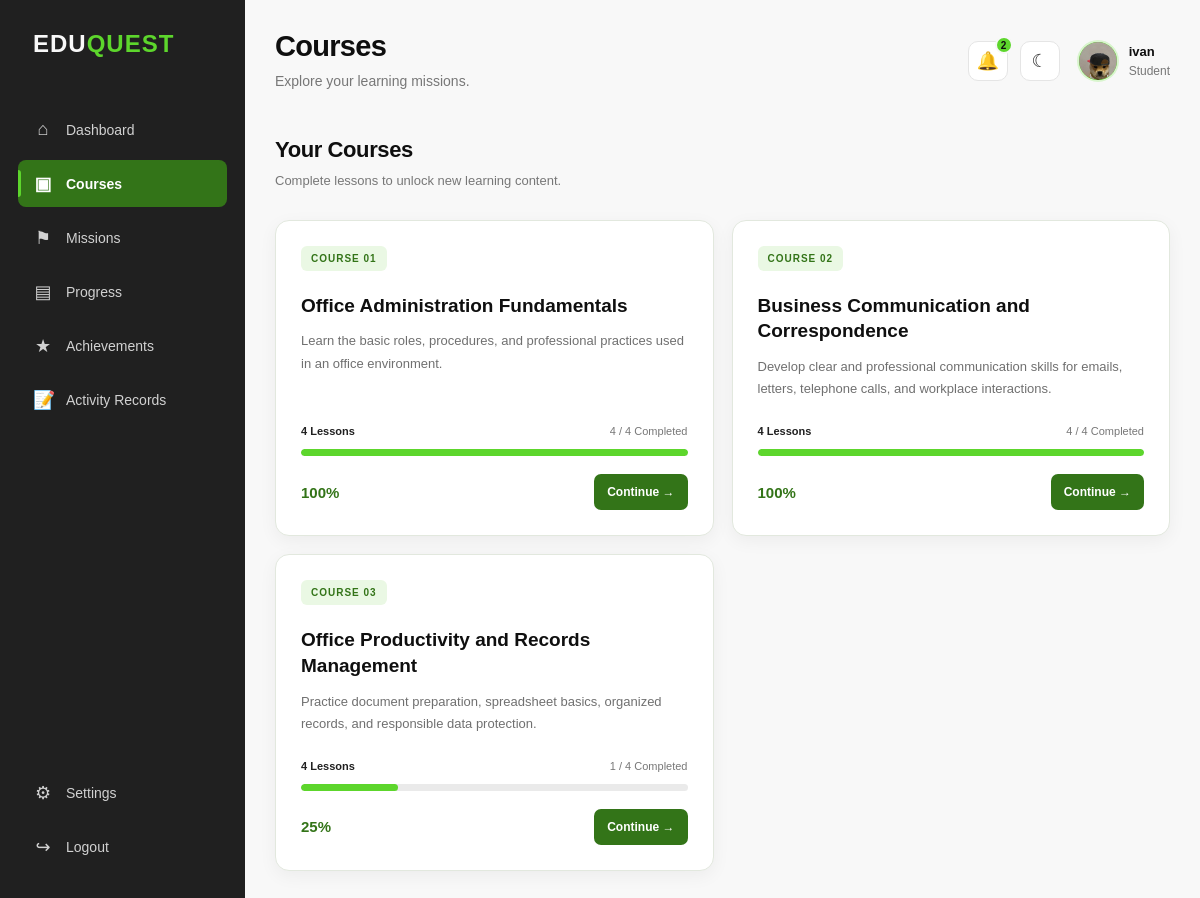
Page /EDUQUEST_FINAL/CoursePage.php (signed in) on the committed database.
### tables this page shows
CREATE TABLE `users` (
  `user_id` int(10) UNSIGNED NOT NULL,
  `full_name` varchar(150) NOT NULL,
  `username` varchar(60) NOT NULL,
  `email` varchar(190) NOT NULL,
  `password_hash` varchar(255) NOT NULL,
  `role` enum('admin','student') NOT NULL DEFAULT 'student',
  `account_status` enum('active','inactive','suspended') NOT NULL DEFAULT 'active',
  `profile_image` varchar(255) DEFAULT NULL,
  `created_at` timestamp NOT NULL DEFAULT current_timestamp(),
  `updated_at` timestamp NOT NULL DEFAULT current_timestamp() ON UPDATE current_timestamp(),
  `last_login` datetime DEFAULT NULL
);

CREATE TABLE `courses` (
  `course_id` int(10) UNSIGNED NOT NULL,
  `course_title` varchar(200) NOT NULL,
  `course_description` text DEFAULT NULL,
  `course_number` tinyint(3) UNSIGNED NOT NULL,
  `thumbnail` varchar(255) DEFAULT NULL,
  `is_locked` tinyint(1) NOT NULL DEFAULT 0,
  `status` enum('draft','published','archived') NOT NULL DEFAULT 'draft',
  `created_at` timestamp NOT NULL DEFAULT current_timestamp(),
  `updated_at` timestamp NOT NULL DEFAULT current_timestamp() ON UPDATE current_timestamp()
);

### EDUQUEST_FINAL/CoursePage.php (the view, shortened to what this page needs)
<?php
require_once __DIR__ . '/Admin_Portal/db_connect.php';
$conn->set_charset("utf8mb4");
function coursePageEscape($value): string {
    return htmlspecialchars((string) $value, ENT_QUOTES, 'UTF-8');
}
$user = null;
if (!empty($_SESSION['user_id'])) {
    $sessionUserId = (int) $_SESSION['user_id'];
    $stmt = $conn->prepare("
        SELECT user_id, full_name, username, email, profile_image, role
        FROM users
        WHERE user_id = ?
          AND role IN ('student', 'admin')
          AND account_status = 'active'
        LIMIT 1
    ");
    $stmt->bind_param("i", $sessionUserId);
    $stmt->execute();
    $user = $stmt->get_result()->fetch_assoc();
}
$userId = (int) $user['user_id'];
$displayName = !empty($user['username'])
    ? $user['username']
    : $user['full_name'];
$username = coursePageEscape($displayName);
$firstLetter = strtoupper(substr($displayName, 0, 1));
$userRole = $user['role'];
$profileImage = trim((string) ($user["profile_image"] ?? ""));
if (!empty($profileImage)) {
    $profileImage = str_replace("\\", "/", $profileImage);
    if (
        !preg_match('/^https?:\/\//i', $profileImage) &&
        strpos($profileImage, "data:") !== 0
    ) {
        $profileImage = ltrim($profileImage, "/");
    }
}
$courses = [];
$stmt = $conn->prepare("
    SELECT
        c.course_id,
        c.course_title,
        c.course_description,
        c.course_number,
        c.is_locked,
        COUNT(DISTINCT l.lesson_id) AS total_lessons,
        COUNT(
            DISTINCT CASE
                WHEN ulp.status = 'completed'
                THEN l.lesson_id
            END
        ) AS completed_lessons
    FROM courses c
    LEFT JOIN modules mo
        ON mo.course_id = c.course_id
       AND mo.status = 'published'
    LEFT JOIN lessons l
        ON l.module_id = mo.module_id
       AND l.status = 'published'
    LEFT JOIN user_lesson_progress ulp
        ON ulp.lesson_id = l.lesson_id
       AND ulp.user_id = ?
    WHERE c.status = 'published'
      AND c.course_number IN (1, 2, 3)
    GROUP BY
        c.course_id,
        c.course_title,
        c.course_description,
        c.course_number,
        c.is_locked
    ORDER BY c.course_number ASC
");
$stmt->bind_param("i", $userId);
$stmt->execute();
$result = $stmt->get_result();
while ($row = $result->fetch_assoc()) {
    $totalLessons = (int) $row['total_lessons'];
    $completedLessons = (int) $row['completed_lessons'];
    $progress = 0;
    if ($totalLessons > 0) {
        $progress = ($completedLessons / $totalLessons) * 100;
    }
    $progress = max(0, min(100, $progress));
    $row['total_lessons'] = $totalLessons;
    $row['completed_lessons'] = $completedLessons;
    $row['progress_percent'] = round($progress, 2);
    $row['course_completed'] = (
        $totalLessons > 0
        && $completedLessons >= $totalLessons
    );
    $courses[] = $row;
}
$previousCourseCompleted = true;
foreach ($courses as $index => $course) {
    $isLocked = !$previousCourseCompleted;
    $courses[$index]['display_locked'] = $isLocked;
    $previousCourseCompleted = (bool) $course['course_completed'];
}
$unreadNotifications = 0;
$stmt = $conn->prepare("
    SELECT COUNT(*) AS total
    FROM notifications
    WHERE (
        user_id = ?
        OR audience = 'All students'
        OR user_id IS NULL
    )
      AND is_read = 0
");
if ($stmt) {
    $stmt->bind_param("i", $userId);
    $stmt->execute();
    $notificationCount = $stmt->get_result()->fetch_assoc();
    $unreadNotifications = (int) ($notificationCount['total'] ?? 0);
}
?>
<!DOCTYPE html>
<html lang="en">
<head>
    <link
        rel="stylesheet"
        href="css/Course_style.css?v=<?php
            echo filemtime(__DIR__ . '/css/Course_style.css');
        ?>"
    >
</head>
<body>
<div class="dashboard">
    <aside class="sidebar">
        <div class="logo">
            EDU<span>QUEST</span>
        </div>
        <nav class="navigation">
            <a href="DashboardPage.php" class="nav-item">
                <span>⌂</span>
                Dashboard
            </a>
            <a href="CoursePage.php" class="nav-item active">
                <span>▣</span>
                Courses
            </a>
            <a href="MissionsPage.php" class="nav-item">
                <span>⚑</span>
                Missions
            </a>
            <a href="ProgressPage.php" class="nav-item">
                <span>▤</span>
                Progress
            </a>
            <a href="AchievementsPage.php" class="nav-item">
                <span>★</span>
                Achievements
            </a>
            <a href="ActivityRecords.php" class="nav-item">
                <span>📝</span>
                Activity Records
            </a>
        </nav>
        <div class="sidebar-bottom">
            <a href="SettingsPage.php" class="nav-item">
                <span>⚙</span>
                Settings
            </a>
            <a href="logout.php" class="nav-item">
                <span>↪</span>
                Logout
            </a>
        </div>
    </aside>
    <main class="main-content">
        <header class="topbar">
            <div>
                <h1>Courses</h1>
                <p>Explore your learning missions.</p>
            </div>
            <div class="profile">
                <div class="notification-container">
                    <button
                        type="button"
                        class="notification-btn"
                        onclick="toggleNotifications()"
                        aria-label="Notifications"
                        aria-expanded="false"
                    >
                        🔔
                        <?php if ($unreadNotifications > 0): ?>
                            <span class="notification-badge">
                                <?php echo $unreadNotifications; ?>
                            </span>
                        <?php endif; ?>
                    </button>
                </div>
                <button
                    type="button"
                    class="dark-mode"
                    onclick="toggleDarkMode()"
                    aria-label="Toggle dark mode"
                >
                    ☾
                </button>
                <div class="profile-info">
                    <div class="profile-picture">
                        <?php if (!empty($profileImage)): ?>
                            <img
                                src="<?php echo coursePageEscape($profileImage); ?>"
                                alt="Profile Picture"
                                onerror="this.style.display='none'; this.parentElement.textContent='<?php echo coursePageEscape($firstLetter); ?>';">
                        <?php else: ?>
                            <?php echo coursePageEscape($firstLetter); ?>
                        <?php endif; ?>
                    </div>
                    <div>
                        <strong><?php echo $username; ?></strong>
                        <small><?php echo coursePageEscape(ucfirst($userRole)); ?></small>
                    </div>
                </div>
            </div>
        </header>
        <section class="course-page">
            <div class="page-heading">
                <h2>Your Courses</h2>
                <p>
                    Complete lessons to unlock new learning content.
                </p>
            </div>
            <div class="course-list">
                <?php if (!empty($courses)): ?>
                    <?php foreach ($courses as $course): ?>
                        <?php
                        $courseId = (int) $course['course_id'];
                        $courseTitle = coursePageEscape(
                            $course['course_title']
                        );
                        $courseDescription = coursePageEscape(
                            $course['course_description'] ?? ''
                        );
                        $courseNumber = (int) $course['course_number'];
                        $totalLessons = (int) $course['total_lessons'];
                        $completedLessons = (int) $course['completed_lessons'];
                        $progress = (float) $course['progress_percent'];
                        $isLocked = (bool) $course['display_locked'];
                        ?>
                        <div class="course-card <?php
                            echo $isLocked ? 'locked' : '';
                        ?>">
                            <div class="course-number">
                                COURSE <?php
                                    echo str_pad(
                                        (string) $courseNumber,
                                        2,
                                        '0',
                                        STR_PAD_LEFT
                                    );
                                ?>
                            </div>
                            <h3><?php echo $courseTitle; ?></h3>
                            <p><?php echo $courseDescription; ?></p>
                            <?php if ($isLocked): ?>
                                <div class="locked-text">
                                    🔒 Complete the previous course to unlock this course.
                                </div>
                                <div class="course-info">
                                    <span>
                                        <?php echo $totalLessons; ?> Lessons
                                    </span>
                                    <span>
                                        <?php echo $completedLessons; ?>
                                        / <?php echo $totalLessons; ?> Completed
                                    </span>
                                </div>
                                <div class="course-bottom">
                                    <strong>Locked</strong>
                                    <button type="button" disabled>
                                        Locked
                                    </button>
                                </div>
                            <?php else: ?>
                                <div class="course-info">
                                    <span>
                                        <?php echo $totalLessons; ?> Lessons
                                    </span>
                                    <span>
                                        <?php echo $completedLessons; ?>
                                        / <?php echo $totalLessons; ?> Completed
                                    </span>
                                </div>
                                <div
                                    class="progress-bar"
                                    role="progressbar"
                                    aria-valuemin="0"
                                    aria-valuemax="100"
                                    aria-valuenow="<?php
                                        echo (int) round($progress);
                                    ?>"
                                >
                                    <div
                                        class="progress-fill"
                                        style="width: <?php
                                            echo $progress;
                                        ?>%;"
                                    ></div>
                                </div>
                                <div class="course-bottom">
                                    <strong>
                                        <?php echo (int) round($progress); ?>%
                                    </strong>
                                    <a href="LessonPage.php?course_id=<?php
                                        echo $courseId;
                                    ?>">
                                        Continue →
                                    </a>
                                </div>
                            <?php endif; ?>
                        </div>
                    <?php endforeach; ?>
                <?php else: ?>
                    <p>No published courses are available right now.</p>
                <?php endif; ?>
            </div>
        </section>
    </main>
</div>
</body>
</html>

### EDUQUEST_FINAL/CoursePage.php (style rules this page uses)
.profile-picture img { width: 100%; height: 100%; display: block; object-fit: cover; border-radius: 50%; }

### rows in the picture
users: profile_image (picture), username "ivan", role "Student"
courses: course_number "01", course_title "Office Administration Fundamentals", course_description "Learn the basic roles, procedures, and professional practices used in an office environment.", totalLessons "4", completedLessons "4", progress "100"
courses: course_number "02", course_title "Business Communication and Correspondence", course_description "Develop clear and professional communication skills for emails, letters, telephone calls, and workplace interactions.", totalLessons "4", completedLessons "4", progress "100"
courses: course_number "03", course_title "Office Productivity and Records Management", course_description "Practice document preparation, spreadsheet basics, organized records, and responsible data protection.", totalLessons "4", completedLessons "1", progress "25"

### other values in the picture
$unreadNotifications "2"
